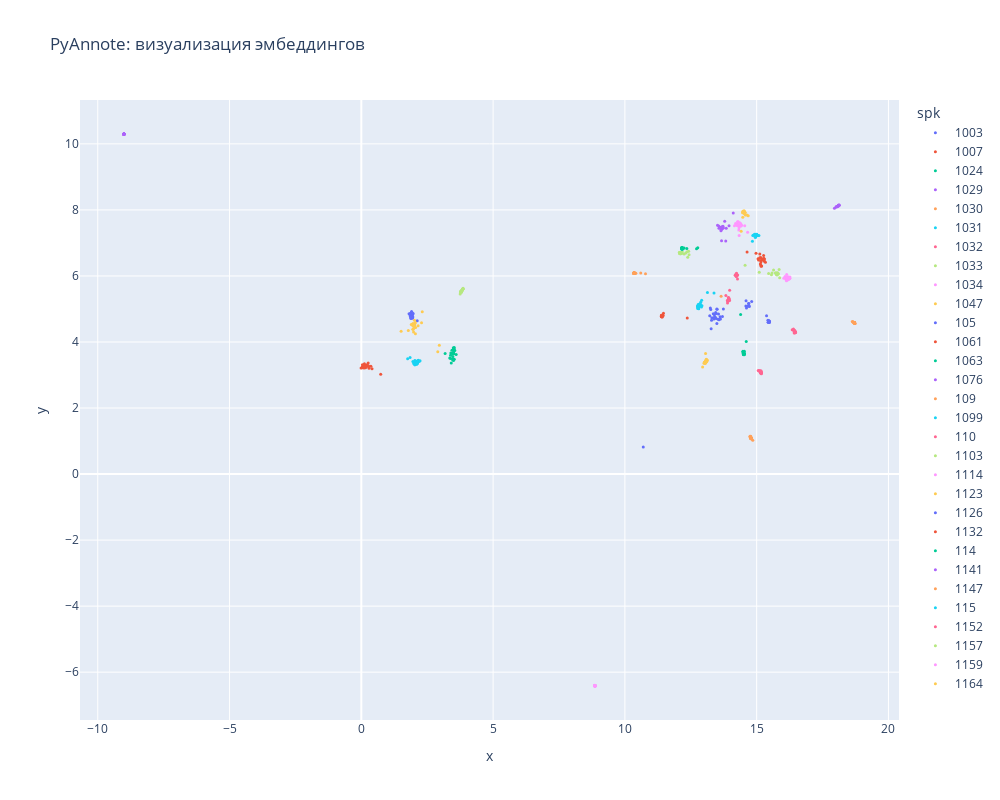

This figure's notebook cell:
### Markdown cell above
## 3. PyAnnote-Embedding

### Code cell
pyannote_emb_path = "embeddings/voxtube-pyannote-embeddings.json"

pyannote_result: Analysis = analyze(pyannote_emb_path, model_name="PyAnnote")

### Figure 1 — Plotly figure (JSON) as saved in the notebook; plotly's stock layout.template omitted (floating-point values rounded to 4 significant figures)
{"data": [{"customdata": [["1003"], ["1003"], ["1003"], ["1003"], ["1003"], ["1003"], ["1003"], ["1003"], ["1003"], ["1003"], ["1003"], ["1003"], ["1003"], ["1003"], ["1003"], ["1003"], ["1003"], ["1003"], ["1003"], ["1003"], ["1003"], ["1003"], ["1003"], ["1003"], ["1003"]], "hovertemplate": "spk=%{customdata[0]}<extra></extra>", "legendgroup": "1003", "marker": {"color": "#636efa", "size": 3, "symbol": "circle"}, "mode": "markers", "name": "1003", "orientation": "v", "showlegend": true, "type": "scatter", "x": [1.916, 1.881, 1.947, 1.91, 1.955, 1.851, 1.918, 1.874, 1.868, 1.81, 1.923, 1.907, 1.921, 1.889, 1.884, 1.901, 1.901, 1.864, 1.966, 1.884, 1.941, 1.894, 2.12, 1.919, 1.905], "xaxis": "x", "y": [4.811, 4.709, 4.833, 4.823, 4.753, 4.796, 4.824, 4.747, 4.836, 4.858, 4.853, 4.858, 4.834, 4.862, 4.727, 4.884, 4.87, 4.873, 4.864, 4.841, 4.722, 4.884, 4.639, 4.89, 4.926], "yaxis": "y"}, {"customdata": [["1007"], ["1007"], ["1007"], ["1007"], ["1007"], ["1007"], ["1007"], ["1007"], ["1007"], ["1007"], ["1007"], ["1007"], ["1007"], ["1007"], ["1007"], ["1007"], ["1007"], ["1007"], ["1007"], ["1007"], ["1007"], ["1007"], ["1007"], ["1007"], ["1007"]], "hovertemplate": "spk=%{customdata[0]}<extra></extra>", "legendgroup": "1007", "marker": {"color": "#EF553B", "size": 3, "symbol": "circle"}, "mode": "markers", "name": "1007", "orientation": "v", "showlegend": true, "type": "scatter", "x": [11.41, 11.4, 11.41, 11.46, 11.4, 11.39, 11.39, 11.4, 11.4, 11.42, 11.39, 12.37, 11.39, 11.41, 11.44, 11.38, 11.42, 11.38, 11.45, 11.39, 11.42, 11.39, 11.4, 11.41, 11.42], "xaxis": "x", "y": [4.795, 4.786, 4.791, 4.867, 4.793, 4.803, 4.792, 4.797, 4.793, 4.782, 4.782, 4.726, 4.777, 4.766, 4.792, 4.795, 4.818, 4.771, 4.803, 4.765, 4.758, 4.775, 4.803, 4.796, 4.795], "yaxis": "y"}, {"customdata": [["1024"], ["1024"], ["1024"], ["1024"], ["1024"], ["1024"], ["1024"], ["1024"], ["1024"], ["1024"], ["1024"], ["1024"], ["1024"], ["1024"], ["1024"], ["1024"], ["1024"], ["1024"], ["1024"], ["1024"], ["1024"], ["1024"], ["1024"], ["1024"], ["1024"]], "hovertemplate": "spk=%{customdata[0]}<extra></extra>", "legendgroup": "1024", "marker": {"color": "#00cc96", "size": 3, "symbol": "circle"}, "mode": "markers", "name": "1024", "orientation": "v", "showlegend": true, "type": "scatter", "x": [14.53, 14.51, 14.51, 14.5, 14.51, 14.51, 14.51, 14.5, 14.51, 14.51, 14.53, 14.48, 14.52, 14.6, 14.39, 14.48, 14.51, 14.52, 14.49, 14.53, 14.52, 14.5, 14.52, 14.53, 14.5], "xaxis": "x", "y": [3.657, 3.64, 3.657, 3.662, 3.671, 3.643, 3.637, 3.62, 3.637, 3.633, 3.619, 3.695, 3.663, 4.015, 4.83, 3.717, 3.631, 3.633, 3.649, 3.719, 3.616, 3.649, 3.634, 3.629, 3.652], "yaxis": "y"}, {"customdata": [["1029"], ["1029"], ["1029"], ["1029"], ["1029"], ["1029"], ["1029"], ["1029"], ["1029"], ["1029"], ["1029"], ["1029"], ["1029"], ["1029"], ["1029"], ["1029"], ["1029"], ["1029"], ["1029"], ["1029"], ["1029"], ["1029"], ["1029"], ["1029"], ["1029"]], "hovertemplate": "spk=%{customdata[0]}<extra></extra>", "legendgroup": "1029", "marker": {"color": "#ab63fa", "size": 3, "symbol": "circle"}, "mode": "markers", "name": "1029", "orientation": "v", "showlegend": true, "type": "scatter", "x": [13.61, 13.72, 13.66, 13.68, 13.65, 13.95, 13.83, 13.85, 13.65, 13.6, 13.65, 13.7, 13.67, 13.72, 13.69, 13.62, 13.51, 13.56, 14.11, 13.67, 13.73, 13.7, 13.79, 13.57, 13.63], "xaxis": "x", "y": [7.457, 7.502, 7.468, 7.425, 7.369, 7.522, 7.055, 7.441, 7.468, 7.463, 7.39, 7.468, 7.466, 7.441, 7.456, 7.476, 7.538, 7.516, 7.907, 7.065, 7.462, 7.496, 7.655, 7.441, 7.471], "yaxis": "y"}, {"customdata": [["1030"], ["1030"], ["1030"], ["1030"], ["1030"], ["1030"], ["1030"], ["1030"], ["1030"], ["1030"], ["1030"], ["1030"], ["1030"], ["1030"], ["1030"], ["1030"], ["1030"], ["1030"], ["1030"], ["1030"], ["1030"], ["1030"], ["1030"], ["1030"], ["1030"]], "hovertemplate": "spk=%{customdata[0]}<extra></extra>", "legendgroup": "1030", "marker": {"color": "#FFA15A", "size": 3, "symbol": "circle"}, "mode": "markers", "name": "1030", "orientation": "v", "showlegend": true, "type": "scatter", "x": [10.37, 10.39, 10.36, 10.6, 10.35, 10.35, 10.34, 10.38, 10.34, 10.34, 10.34, 10.35, 10.38, 10.42, 10.34, 10.34, 10.34, 10.35, 10.33, 10.34, 10.78, 10.34, 10.34, 13.65, 10.33], "xaxis": "x", "y": [6.083, 6.082, 6.079, 6.086, 6.087, 6.086, 6.089, 6.091, 6.089, 6.088, 6.089, 6.103, 6.086, 6.081, 6.091, 6.09, 6.092, 6.091, 6.092, 6.091, 6.064, 6.087, 6.092, 5.385, 6.083], "yaxis": "y"}, {"customdata": [["1031"], ["1031"], ["1031"], ["1031"], ["1031"], ["1031"], ["1031"], ["1031"], ["1031"], ["1031"], ["1031"], ["1031"], ["1031"], ["1031"], ["1031"], ["1031"], ["1031"], ["1031"], ["1031"], ["1031"], ["1031"], ["1031"], ["1031"], ["1031"], ["1031"]], "hovertemplate": "spk=%{customdata[0]}<extra></extra>", "legendgroup": "1031", "marker": {"color": "#19d3f3", "size": 3, "symbol": "circle"}, "mode": "markers", "name": "1031", "orientation": "v", "showlegend": true, "type": "scatter", "x": [12.78, 12.77, 12.78, 13.38, 12.8, 12.76, 12.85, 12.8, 12.83, 12.81, 12.87, 12.82, 13.13, 12.91, 12.76, 12.78, 12.92, 12.88, 12.76, 12.78, 12.9, 12.77, 12.79, 12.8, 12.79], "xaxis": "x", "y": [5.081, 5.085, 5.051, 5.484, 5.065, 5.017, 5.1, 5.006, 5.128, 5.131, 5.2, 5.085, 5.499, 5.268, 5.087, 5.057, 5.098, 5.134, 5.072, 5.126, 5.058, 5.075, 5.018, 5.139, 5.12], "yaxis": "y"}, {"customdata": [["1032"], ["1032"], ["1032"], ["1032"], ["1032"], ["1032"], ["1032"], ["1032"], ["1032"], ["1032"], ["1032"], ["1032"], ["1032"], ["1032"], ["1032"], ["1032"], ["1032"], ["1032"], ["1032"], ["1032"], ["1032"], ["1032"], ["1032"], ["1032"], ["1032"]], "hovertemplate": "spk=%{customdata[0]}<extra></extra>", "legendgroup": "1032", "marker": {"color": "#FF6692", "size": 3, "symbol": "circle"}, "mode": "markers", "name": "1032", "orientation": "v", "showlegend": true, "type": "scatter", "x": [13.89, 13.89, 14.18, 14.28, 14.24, 14.23, 14.27, 14.22, 13.96, 13.94, 13.95, 13.93, 13.92, 13.83, 13.94, 13.93, 14.2, 13.92, 13.93, 13.9, 14.25, 14.23, 14.22, 13.97, 13.97], "xaxis": "x", "y": [5.183, 5.255, 6.018, 6.027, 6.012, 6.065, 5.904, 5.981, 5.311, 5.275, 5.269, 5.278, 5.291, 5.406, 5.334, 5.344, 6.047, 5.237, 5.342, 5.251, 5.997, 6.078, 6.009, 5.255, 5.563], "yaxis": "y"}, {"customdata": [["1033"], ["1033"], ["1033"], ["1033"], ["1033"], ["1033"], ["1033"], ["1033"], ["1033"], ["1033"], ["1033"], ["1033"], ["1033"], ["1033"], ["1033"], ["1033"], ["1033"], ["1033"], ["1033"], ["1033"], ["1033"], ["1033"], ["1033"], ["1033"], ["1033"]], "hovertemplate": "spk=%{customdata[0]}<extra></extra>", "legendgroup": "1033", "marker": {"color": "#B6E880", "size": 3, "symbol": "circle"}, "mode": "markers", "name": "1033", "orientation": "v", "showlegend": true, "type": "scatter", "x": [3.826, 3.836, 3.839, 3.837, 3.809, 3.834, 3.836, 3.857, 3.851, 3.82, 3.75, 3.763, 3.845, 3.86, 3.8, 3.758, 3.78, 3.852, 3.822, 3.843, 3.847, 3.826, 3.852, 3.844, 3.82], "xaxis": "x", "y": [5.573, 5.588, 5.589, 5.593, 5.56, 5.585, 5.582, 5.612, 5.604, 5.56, 5.45, 5.538, 5.601, 5.626, 5.506, 5.512, 5.505, 5.607, 5.567, 5.597, 5.599, 5.583, 5.608, 5.598, 5.55], "yaxis": "y"}, {"customdata": [["1034"], ["1034"], ["1034"], ["1034"], ["1034"], ["1034"], ["1034"], ["1034"], ["1034"], ["1034"], ["1034"], ["1034"], ["1034"], ["1034"], ["1034"], ["1034"], ["1034"], ["1034"], ["1034"], ["1034"], ["1034"], ["1034"], ["1034"], ["1034"], ["1034"]], "hovertemplate": "spk=%{customdata[0]}<extra></extra>", "legendgroup": "1034", "marker": {"color": "#FF97FF", "size": 3, "symbol": "circle"}, "mode": "markers", "name": "1034", "orientation": "v", "showlegend": true, "type": "scatter", "x": [14.35, 14.33, 14.43, 14.38, 14.4, 14.4, 14.27, 14.37, 14.39, 14.31, 14.27, 14.36, 14.26, 14.36, 14.24, 14.32, 14.33, 14.27, 14.16, 14.27, 14.66, 14.3, 14.55, 14.2, 14.22], "xaxis": "x", "y": [7.522, 7.46, 7.539, 7.567, 7.516, 7.583, 7.542, 7.511, 7.532, 7.528, 7.55, 7.557, 7.527, 7.61, 7.563, 7.393, 7.223, 7.563, 7.521, 7.638, 7.325, 7.638, 7.523, 7.588, 7.554], "yaxis": "y"}, {"customdata": [["1047"], ["1047"], ["1047"], ["1047"], ["1047"], ["1047"], ["1047"], ["1047"], ["1047"], ["1047"], ["1047"], ["1047"], ["1047"], ["1047"], ["1047"], ["1047"], ["1047"], ["1047"], ["1047"], ["1047"], ["1047"], ["1047"], ["1047"], ["1047"], ["1047"]], "hovertemplate": "spk=%{customdata[0]}<extra></extra>", "legendgroup": "1047", "marker": {"color": "#FECB52", "size": 3, "symbol": "circle"}, "mode": "markers", "name": "1047", "orientation": "v", "showlegend": true, "type": "scatter", "x": [14.53, 14.52, 14.53, 14.52, 14.47, 14.49, 14.48, 14.55, 14.48, 14.55, 14.53, 14.54, 14.53, 14.52, 14.55, 14.54, 14.57, 14.54, 14.68, 14.47, 14.41, 14.5, 14.55, 14.52, 14.63], "xaxis": "x", "y": [7.915, 7.929, 7.909, 7.91, 7.777, 7.922, 7.933, 7.928, 7.96, 7.914, 7.904, 7.948, 7.921, 7.902, 7.913, 7.932, 7.846, 7.937, 7.826, 7.916, 7.354, 7.92, 7.908, 7.971, 7.844], "yaxis": "y"}, {"customdata": [["105"], ["105"], ["105"], ["105"], ["105"], ["105"], ["105"], ["105"], ["105"], ["105"], ["105"], ["105"], ["105"], ["105"], ["105"], ["105"], ["105"], ["105"], ["105"], ["105"], ["105"], ["105"], ["105"], ["105"], ["105"]], "hovertemplate": "spk=%{customdata[0]}<extra></extra>", "legendgroup": "105", "marker": {"color": "#636efa", "size": 3, "symbol": "circle"}, "mode": "markers", "name": "105", "orientation": "v", "showlegend": true, "type": "scatter", "x": [13.4, 13.63, 13.3, 13.49, 13.5, 13.24, 13.49, 13.42, 13.55, 13.47, 13.46, 13.38, 13.74, 13.54, 13.7, 13.26, 13.42, 13.61, 13.44, 13.38, 13.29, 13.22, 13.35, 13.27, 13.57], "xaxis": "x", "y": [4.826, 4.695, 4.737, 4.557, 4.989, 5.027, 4.995, 4.74, 4.845, 4.864, 4.71, 4.743, 5.002, 4.686, 4.771, 4.983, 4.756, 4.764, 4.893, 4.694, 4.656, 4.797, 4.856, 4.397, 4.671], "yaxis": "y"}, {"customdata": [["1061"], ["1061"], ["1061"], ["1061"], ["1061"], ["1061"], ["1061"], ["1061"], ["1061"], ["1061"], ["1061"], ["1061"], ["1061"], ["1061"], ["1061"], ["1061"], ["1061"], ["1061"], ["1061"], ["1061"], ["1061"], ["1061"], ["1061"], ["1061"], ["1061"]], "hovertemplate": "spk=%{customdata[0]}<extra></extra>", "legendgroup": "1061", "marker": {"color": "#EF553B", "size": 3, "symbol": "circle"}, "mode": "markers", "name": "1061", "orientation": "v", "showlegend": true, "type": "scatter", "x": [15.28, 15.05, 15.17, 15.19, 15.2, 15.29, 15.15, 15.21, 15.07, 15.16, 14.97, 15.16, 15.28, 15.12, 15.26, 15.15, 15.33, 15.17, 15.24, 15.27, 14.64, 15.19, 15.29, 15.14, 15.12], "xaxis": "x", "y": [6.524, 6.52, 6.456, 6.51, 6.487, 6.446, 6.554, 6.5, 6.486, 6.549, 6.684, 6.428, 6.495, 6.547, 6.622, 6.348, 6.414, 6.294, 6.516, 6.532, 6.728, 6.304, 6.517, 6.362, 6.667], "yaxis": "y"}, {"customdata": [["1063"], ["1063"], ["1063"], ["1063"], ["1063"], ["1063"], ["1063"], ["1063"], ["1063"], ["1063"], ["1063"], ["1063"], ["1063"], ["1063"], ["1063"], ["1063"], ["1063"], ["1063"], ["1063"], ["1063"], ["1063"], ["1063"], ["1063"], ["1063"], ["1063"]], "hovertemplate": "spk=%{customdata[0]}<extra></extra>", "legendgroup": "1063", "marker": {"color": "#00cc96", "size": 3, "symbol": "circle"}, "mode": "markers", "name": "1063", "orientation": "v", "showlegend": true, "type": "scatter", "x": [3.5, 3.509, 3.463, 3.471, 3.387, 3.491, 3.484, 3.178, 3.497, 3.515, 3.486, 3.354, 3.498, 3.491, 3.547, 3.525, 3.413, 3.439, 3.463, 3.527, 3.387, 3.395, 3.496, 3.598, 3.524], "xaxis": "x", "y": [3.664, 3.786, 3.462, 3.557, 3.5, 3.462, 3.495, 3.651, 3.669, 3.644, 3.764, 3.516, 3.733, 3.827, 3.742, 3.832, 3.364, 3.752, 3.641, 3.479, 3.595, 3.667, 3.436, 3.623, 3.785], "yaxis": "y"}, {"customdata": [["1076"], ["1076"], ["1076"], ["1076"], ["1076"], ["1076"], ["1076"], ["1076"], ["1076"], ["1076"], ["1076"], ["1076"], ["1076"], ["1076"], ["1076"], ["1076"], ["1076"], ["1076"], ["1076"], ["1076"], ["1076"], ["1076"], ["1076"], ["1076"], ["1076"]], "hovertemplate": "spk=%{customdata[0]}<extra></extra>", "legendgroup": "1076", "marker": {"color": "#ab63fa", "size": 3, "symbol": "circle"}, "mode": "markers", "name": "1076", "orientation": "v", "showlegend": true, "type": "scatter", "x": [17.95, 18.09, 18.09, 18.05, 18.11, 18.06, 18.01, 18.1, 18.1, 18.11, 18.12, 18.09, 18.13, 18.11, 18.11, 18.11, 18.02, 18.11, 18.11, 18.1, 18.04, 18.11, 18.11, 18.09, 18.12], "xaxis": "x", "y": [8.048, 8.116, 8.126, 8.104, 8.132, 8.107, 8.098, 8.127, 8.127, 8.131, 8.145, 8.12, 8.148, 8.133, 8.133, 8.132, 8.086, 8.135, 8.131, 8.133, 8.098, 8.152, 8.133, 8.123, 8.132], "yaxis": "y"}, {"customdata": [["109"], ["109"], ["109"], ["109"], ["109"], ["109"], ["109"], ["109"], ["109"], ["109"], ["109"], ["109"], ["109"], ["109"], ["109"], ["109"], ["109"], ["109"], ["109"], ["109"], ["109"], ["109"], ["109"], ["109"], ["109"]], "hovertemplate": "spk=%{customdata[0]}<extra></extra>", "legendgroup": "109", "marker": {"color": "#FFA15A", "size": 3, "symbol": "circle"}, "mode": "markers", "name": "109", "orientation": "v", "showlegend": true, "type": "scatter", "x": [14.77, 14.79, 14.77, 14.78, 14.8, 14.78, 14.77, 14.77, 14.79, 14.79, 14.79, 14.77, 14.79, 14.79, 14.79, 14.78, 14.85, 14.79, 14.8, 14.78, 14.78, 14.75, 14.75, 14.81, 14.78], "xaxis": "x", "y": [1.108, 1.078, 1.112, 1.091, 1.075, 1.147, 1.099, 1.12, 1.075, 1.082, 1.081, 1.121, 1.077, 1.076, 1.082, 1.095, 1.026, 1.078, 1.067, 1.09, 1.097, 1.148, 1.124, 1.061, 1.081], "yaxis": "y"}, {"customdata": [["1099"], ["1099"], ["1099"], ["1099"], ["1099"], ["1099"], ["1099"], ["1099"], ["1099"], ["1099"], ["1099"], ["1099"], ["1099"], ["1099"], ["1099"], ["1099"], ["1099"], ["1099"], ["1099"], ["1099"], ["1099"], ["1099"], ["1099"], ["1099"], ["1099"]], "hovertemplate": "spk=%{customdata[0]}<extra></extra>", "legendgroup": "1099", "marker": {"color": "#19d3f3", "size": 3, "symbol": "circle"}, "mode": "markers", "name": "1099", "orientation": "v", "showlegend": true, "type": "scatter", "x": [14.99, 14.95, 14.97, 14.84, 14.88, 14.95, 14.95, 14.98, 14.94, 14.96, 15.0, 14.96, 14.98, 15.05, 14.85, 14.99, 14.92, 15.09, 14.95, 14.94, 14.95, 14.95, 15.0, 15.02, 14.97], "xaxis": "x", "y": [7.241, 7.168, 7.227, 7.048, 7.242, 7.194, 7.174, 7.248, 7.23, 7.235, 7.256, 7.21, 7.209, 7.228, 7.224, 7.241, 7.265, 7.225, 7.218, 7.234, 7.196, 7.226, 7.262, 7.233, 7.26], "yaxis": "y"}, {"customdata": [["110"], ["110"], ["110"], ["110"], ["110"], ["110"], ["110"], ["110"], ["110"], ["110"], ["110"], ["110"], ["110"], ["110"], ["110"], ["110"], ["110"], ["110"], ["110"], ["110"], ["110"], ["110"], ["110"], ["110"], ["110"]], "hovertemplate": "spk=%{customdata[0]}<extra></extra>", "legendgroup": "110", "marker": {"color": "#FF6692", "size": 3, "symbol": "circle"}, "mode": "markers", "name": "110", "orientation": "v", "showlegend": true, "type": "scatter", "x": [15.16, 15.18, 15.12, 15.15, 15.16, 15.18, 15.13, 15.16, 15.16, 15.11, 15.16, 15.14, 15.16, 15.13, 15.15, 15.17, 15.18, 15.15, 15.08, 15.06, 15.15, 15.15, 15.16, 15.15, 15.16], "xaxis": "x", "y": [3.068, 3.056, 3.101, 3.078, 3.066, 3.04, 3.124, 3.068, 3.06, 3.129, 3.059, 3.097, 3.129, 3.095, 3.098, 3.098, 3.069, 3.077, 3.129, 3.139, 3.073, 3.086, 3.061, 3.073, 3.101], "yaxis": "y"}, {"customdata": [["1103"], ["1103"], ["1103"], ["1103"], ["1103"], ["1103"], ["1103"], ["1103"], ["1103"], ["1103"], ["1103"], ["1103"], ["1103"], ["1103"], ["1103"], ["1103"], ["1103"], ["1103"], ["1103"], ["1103"], ["1103"], ["1103"], ["1103"], ["1103"], ["1103"]], "hovertemplate": "spk=%{customdata[0]}<extra></extra>", "legendgroup": "1103", "marker": {"color": "#B6E880", "size": 3, "symbol": "circle"}, "mode": "markers", "name": "1103", "orientation": "v", "showlegend": true, "type": "scatter", "x": [12.31, 12.1, 12.38, 12.09, 12.18, 12.42, 12.1, 12.11, 12.44, 12.36, 12.09, 12.11, 12.13, 12.09, 12.11, 12.11, 12.25, 12.15, 12.07, 12.07, 12.09, 12.08, 12.08, 12.07, 12.08], "xaxis": "x", "y": [6.695, 6.676, 6.569, 6.695, 6.726, 6.751, 6.683, 6.688, 6.645, 6.736, 6.697, 6.699, 6.693, 6.693, 6.692, 6.669, 6.666, 6.678, 6.709, 6.692, 6.698, 6.697, 6.687, 6.71, 6.694], "yaxis": "y"}, {"customdata": [["1114"], ["1114"], ["1114"], ["1114"], ["1114"], ["1114"], ["1114"], ["1114"], ["1114"], ["1114"], ["1114"], ["1114"], ["1114"], ["1114"], ["1114"], ["1114"], ["1114"], ["1114"], ["1114"], ["1114"], ["1114"], ["1114"], ["1114"], ["1114"], ["1114"]], "hovertemplate": "spk=%{customdata[0]}<extra></extra>", "legendgroup": "1114", "marker": {"color": "#FF97FF", "size": 3, "symbol": "circle"}, "mode": "markers", "name": "1114", "orientation": "v", "showlegend": true, "type": "scatter", "x": [8.864, 8.864, 8.865, 8.865, 8.865, 8.867, 8.868, 8.866, 8.865, 8.865, 8.865, 8.862, 8.864, 8.865, 8.865, 8.864, 8.854, 8.864, 8.864, 8.864, 8.864, 8.865, 8.864, 8.864, 8.864], "xaxis": "x", "y": [-6.415, -6.415, -6.415, -6.414, -6.413, -6.411, -6.408, -6.413, -6.414, -6.414, -6.415, -6.419, -6.415, -6.418, -6.416, -6.416, -6.393, -6.415, -6.414, -6.415, -6.415, -6.412, -6.415, -6.415, -6.415], "yaxis": "y"}, {"customdata": [["1123"], ["1123"], ["1123"], ["1123"], ["1123"], ["1123"], ["1123"], ["1123"], ["1123"], ["1123"], ["1123"], ["1123"], ["1123"], ["1123"], ["1123"], ["1123"], ["1123"], ["1123"], ["1123"], ["1123"], ["1123"], ["1123"], ["1123"], ["1123"], ["1123"]], "hovertemplate": "spk=%{customdata[0]}<extra></extra>", "legendgroup": "1123", "marker": {"color": "#FECB52", "size": 3, "symbol": "circle"}, "mode": "markers", "name": "1123", "orientation": "v", "showlegend": true, "type": "scatter", "x": [1.783, 1.956, 2.285, 2.052, 1.949, 2.06, 2.016, 1.963, 2.154, 2.032, 1.967, 2.012, 1.981, 2.015, 2.312, 2.001, 2.959, 1.957, 2.028, 1.954, 2.901, 1.894, 2.045, 1.989, 1.509], "xaxis": "x", "y": [4.349, 4.386, 4.582, 4.247, 4.502, 4.442, 4.501, 4.548, 4.494, 4.57, 4.386, 4.535, 4.299, 4.656, 4.919, 4.439, 3.903, 4.546, 4.542, 4.549, 3.704, 4.531, 4.587, 4.51, 4.327], "yaxis": "y"}, {"customdata": [["1126"], ["1126"], ["1126"], ["1126"], ["1126"], ["1126"], ["1126"], ["1126"], ["1126"], ["1126"], ["1126"], ["1126"], ["1126"], ["1126"], ["1126"], ["1126"], ["1126"], ["1126"], ["1126"], ["1126"], ["1126"], ["1126"], ["1126"], ["1126"], ["1126"]], "hovertemplate": "spk=%{customdata[0]}<extra></extra>", "legendgroup": "1126", "marker": {"color": "#636efa", "size": 3, "symbol": "circle"}, "mode": "markers", "name": "1126", "orientation": "v", "showlegend": true, "type": "scatter", "x": [14.59, 15.48, 14.7, 15.45, 10.7, 14.61, 15.45, 14.71, 15.44, 15.46, 15.46, 14.69, 15.49, 15.46, 15.46, 14.72, 15.47, 15.44, 14.81, 14.6, 15.48, 15.37, 14.65, 15.48, 15.43], "xaxis": "x", "y": [5.087, 4.633, 5.165, 4.625, 0.8169, 5.032, 4.646, 5.094, 4.596, 4.637, 4.624, 5.167, 4.612, 4.621, 4.639, 5.078, 4.6, 4.599, 5.223, 5.247, 4.624, 4.791, 5.085, 4.593, 4.658], "yaxis": "y"}, {"customdata": [["1132"], ["1132"], ["1132"], ["1132"], ["1132"], ["1132"], ["1132"], ["1132"], ["1132"], ["1132"], ["1132"], ["1132"], ["1132"], ["1132"], ["1132"], ["1132"], ["1132"], ["1132"], ["1132"], ["1132"], ["1132"], ["1132"], ["1132"], ["1132"], ["1132"]], "hovertemplate": "spk=%{customdata[0]}<extra></extra>", "legendgroup": "1132", "marker": {"color": "#EF553B", "size": 3, "symbol": "circle"}, "mode": "markers", "name": "1132", "orientation": "v", "showlegend": true, "type": "scatter", "x": [0.3629, 0.2607, 0.2607, 0.1167, 0.0404, 0.1971, 0.02888, 0.07248, 0.1616, 0.2209, 0.7353, 0.2695, 0.1652, 0.2185, 0.1842, 0.181, 0.03581, 0.07343, 0.4056, 0.2914, -0.01045, 0.1049, 0.1023, 0.09529, 0.2504], "xaxis": "x", "y": [3.268, 3.265, 3.362, 3.341, 3.309, 3.299, 3.222, 3.24, 3.22, 3.292, 3.02, 3.269, 3.263, 3.304, 3.281, 3.278, 3.232, 3.267, 3.189, 3.201, 3.209, 3.303, 3.209, 3.261, 3.273], "yaxis": "y"}, {"customdata": [["114"], ["114"], ["114"], ["114"], ["114"], ["114"], ["114"], ["114"], ["114"], ["114"], ["114"], ["114"], ["114"], ["114"], ["114"], ["114"], ["114"], ["114"], ["114"], ["114"], ["114"], ["114"], ["114"], ["114"], ["114"]], "hovertemplate": "spk=%{customdata[0]}<extra></extra>", "legendgroup": "114", "marker": {"color": "#00cc96", "size": 3, "symbol": "circle"}, "mode": "markers", "name": "114", "orientation": "v", "showlegend": true, "type": "scatter", "x": [12.2, 12.77, 12.72, 12.18, 12.19, 12.19, 12.25, 12.19, 12.18, 12.18, 12.2, 12.17, 12.17, 12.35, 12.15, 12.15, 12.17, 12.17, 12.18, 12.18, 12.22, 12.17, 12.17, 12.16, 12.16], "xaxis": "x", "y": [6.84, 6.855, 6.826, 6.818, 6.838, 6.848, 6.85, 6.842, 6.844, 6.822, 6.831, 6.825, 6.844, 6.832, 6.857, 6.844, 6.851, 6.828, 6.83, 6.816, 6.839, 6.832, 6.862, 6.808, 6.823], "yaxis": "y"}, {"customdata": [["1141"], ["1141"], ["1141"], ["1141"], ["1141"], ["1141"], ["1141"], ["1141"], ["1141"], ["1141"], ["1141"], ["1141"], ["1141"], ["1141"], ["1141"], ["1141"], ["1141"], ["1141"], ["1141"], ["1141"], ["1141"], ["1141"], ["1141"], ["1141"], ["1141"]], "hovertemplate": "spk=%{customdata[0]}<extra></extra>", "legendgroup": "1141", "marker": {"color": "#ab63fa", "size": 3, "symbol": "circle"}, "mode": "markers", "name": "1141", "orientation": "v", "showlegend": true, "type": "scatter", "x": [-9.006, -9.006, -9.006, -9.006, -9.006, -9.006, -9.006, -9.007, -9.006, -9.006, -9.006, -9.006, -9.006, -9.006, -9.006, -9.006, -9.006, -9.006, -9.007, -9.007, -9.007, -9.007, -9.007, -9.007, -9.006], "xaxis": "x", "y": [10.3, 10.3, 10.3, 10.3, 10.3, 10.3, 10.3, 10.3, 10.3, 10.3, 10.3, 10.3, 10.3, 10.3, 10.3, 10.3, 10.3, 10.3, 10.3, 10.3, 10.3, 10.3, 10.3, 10.3, 10.3], "yaxis": "y"}, {"customdata": [["1147"], ["1147"], ["1147"], ["1147"], ["1147"], ["1147"], ["1147"], ["1147"], ["1147"], ["1147"], ["1147"], ["1147"], ["1147"], ["1147"], ["1147"], ["1147"], ["1147"], ["1147"], ["1147"], ["1147"], ["1147"], ["1147"], ["1147"], ["1147"], ["1147"]], "hovertemplate": "spk=%{customdata[0]}<extra></extra>", "legendgroup": "1147", "marker": {"color": "#FFA15A", "size": 3, "symbol": "circle"}, "mode": "markers", "name": "1147", "orientation": "v", "showlegend": true, "type": "scatter", "x": [18.71, 18.7, 18.71, 18.63, 18.71, 18.71, 18.71, 18.73, 18.7, 18.67, 18.71, 18.71, 18.71, 18.7, 18.69, 18.73, 18.69, 18.66, 18.7, 18.72, 18.66, 18.71, 18.72, 18.7, 18.7], "xaxis": "x", "y": [4.58, 4.584, 4.577, 4.621, 4.579, 4.581, 4.581, 4.559, 4.583, 4.601, 4.581, 4.579, 4.579, 4.584, 4.587, 4.56, 4.586, 4.606, 4.586, 4.573, 4.604, 4.578, 4.576, 4.583, 4.583], "yaxis": "y"}, {"customdata": [["115"], ["115"], ["115"], ["115"], ["115"], ["115"], ["115"], ["115"], ["115"], ["115"], ["115"], ["115"], ["115"], ["115"], ["115"], ["115"], ["115"], ["115"], ["115"], ["115"], ["115"], ["115"], ["115"], ["115"], ["115"]], "hovertemplate": "spk=%{customdata[0]}<extra></extra>", "legendgroup": "115", "marker": {"color": "#19d3f3", "size": 3, "symbol": "circle"}, "mode": "markers", "name": "115", "orientation": "v", "showlegend": true, "type": "scatter", "x": [2.149, 2.116, 2.004, 2.114, 2.13, 1.986, 2.027, 2.192, 1.757, 2.101, 2.099, 2.048, 1.85, 2.076, 2.122, 2.037, 2.162, 2.142, 2.097, 2.028, 1.955, 2.191, 2.102, 2.228, 2.124], "xaxis": "x", "y": [3.391, 3.35, 3.397, 3.392, 3.376, 3.347, 3.307, 3.413, 3.489, 3.325, 3.414, 3.427, 3.533, 3.349, 3.386, 3.309, 3.446, 3.43, 3.341, 3.437, 3.406, 3.419, 3.343, 3.434, 3.358], "yaxis": "y"}, {"customdata": [["1152"], ["1152"], ["1152"], ["1152"], ["1152"], ["1152"], ["1152"], ["1152"], ["1152"], ["1152"], ["1152"], ["1152"], ["1152"], ["1152"], ["1152"], ["1152"], ["1152"], ["1152"], ["1152"], ["1152"], ["1152"], ["1152"], ["1152"], ["1152"], ["1152"]], "hovertemplate": "spk=%{customdata[0]}<extra></extra>", "legendgroup": "1152", "marker": {"color": "#FF6692", "size": 3, "symbol": "circle"}, "mode": "markers", "name": "1152", "orientation": "v", "showlegend": true, "type": "scatter", "x": [16.35, 16.46, 16.46, 16.44, 16.43, 16.46, 16.45, 16.47, 16.45, 16.46, 16.42, 16.44, 16.43, 16.45, 16.44, 16.43, 16.42, 16.4, 16.45, 16.45, 16.46, 16.45, 16.43, 16.48, 16.43], "xaxis": "x", "y": [4.367, 4.305, 4.323, 4.334, 4.356, 4.306, 4.312, 4.294, 4.315, 4.318, 4.352, 4.3, 4.327, 4.306, 4.319, 4.326, 4.275, 4.396, 4.303, 4.281, 4.302, 4.277, 4.325, 4.286, 4.297], "yaxis": "y"}, {"customdata": [["1157"], ["1157"], ["1157"], ["1157"], ["1157"], ["1157"], ["1157"], ["1157"], ["1157"], ["1157"], ["1157"], ["1157"], ["1157"], ["1157"], ["1157"], ["1157"], ["1157"], ["1157"], ["1157"], ["1157"], ["1157"], ["1157"], ["1157"], ["1157"], ["1157"]], "hovertemplate": "spk=%{customdata[0]}<extra></extra>", "legendgroup": "1157", "marker": {"color": "#B6E880", "size": 3, "symbol": "circle"}, "mode": "markers", "name": "1157", "orientation": "v", "showlegend": true, "type": "scatter", "x": [15.78, 15.76, 15.75, 15.79, 15.71, 15.58, 15.81, 14.56, 15.78, 15.75, 15.77, 15.78, 15.75, 15.82, 15.78, 15.64, 15.76, 15.85, 15.87, 15.81, 15.8, 15.1, 15.73, 15.45, 15.56], "xaxis": "x", "y": [6.067, 6.081, 6.047, 6.07, 6.087, 6.086, 6.061, 6.327, 6.057, 6.086, 6.028, 6.066, 6.062, 6.066, 6.073, 6.179, 6.08, 6.199, 5.943, 6.078, 6.098, 6.114, 6.089, 6.077, 6.033], "yaxis": "y"}, {"customdata": [["1159"], ["1159"], ["1159"], ["1159"], ["1159"], ["1159"], ["1159"], ["1159"], ["1159"], ["1159"], ["1159"], ["1159"], ["1159"], ["1159"], ["1159"], ["1159"], ["1159"], ["1159"], ["1159"], ["1159"], ["1159"], ["1159"], ["1159"], ["1159"], ["1159"]], "hovertemplate": "spk=%{customdata[0]}<extra></extra>", "legendgroup": "1159", "marker": {"color": "#FF97FF", "size": 3, "symbol": "circle"}, "mode": "markers", "name": "1159", "orientation": "v", "showlegend": true, "type": "scatter", "x": [16.19, 16.12, 16.14, 16.18, 16.26, 16.08, 16.09, 16.19, 16.03, 16.18, 16.13, 16.22, 16.16, 16.19, 16.16, 16.26, 16.19, 16.22, 16.24, 16.14, 16.14, 16.22, 16.26, 16.18, 16.22], "xaxis": "x", "y": [5.961, 5.877, 5.954, 5.912, 5.932, 5.981, 5.926, 5.972, 5.932, 5.911, 5.858, 5.913, 5.912, 5.899, 5.881, 5.968, 5.907, 5.932, 5.914, 6.042, 5.948, 5.911, 5.919, 5.882, 5.942], "yaxis": "y"}, {"customdata": [["1164"], ["1164"], ["1164"], ["1164"], ["1164"], ["1164"], ["1164"], ["1164"], ["1164"], ["1164"], ["1164"], ["1164"], ["1164"], ["1164"], ["1164"], ["1164"], ["1164"], ["1164"], ["1164"], ["1164"], ["1164"], ["1164"], ["1164"], ["1164"], ["1164"]], "hovertemplate": "spk=%{customdata[0]}<extra></extra>", "legendgroup": "1164", "marker": {"color": "#FECB52", "size": 3, "symbol": "circle"}, "mode": "markers", "name": "1164", "orientation": "v", "showlegend": true, "type": "scatter", "x": [13.02, 13.07, 13.05, 13.06, 13.05, 13.03, 13.09, 13.03, 13.1, 13.05, 13.08, 13.05, 13.04, 13.03, 12.95, 13.08, 13.04, 13.13, 13.0, 13.09, 13.05, 13.09, 13.08, 13.07, 13.11], "xaxis": "x", "y": [3.387, 3.414, 3.413, 3.649, 3.381, 3.382, 3.429, 3.393, 3.471, 3.381, 3.39, 3.397, 3.392, 3.362, 3.246, 3.415, 3.359, 3.446, 3.352, 3.424, 3.353, 3.476, 3.444, 3.406, 3.408], "yaxis": "y"}], "layout": {"height": 800, "legend": {"title": {"text": "spk"}, "tracegroupgap": 0}, "title": {"text": "PyAnnote: визуализация эмбеддингов"}, "width": 1000, "xaxis": {"anchor": "y", "domain": [0, 1], "title": {"text": "x"}}, "yaxis": {"anchor": "x", "domain": [0, 1], "title": {"text": "y"}}}}
